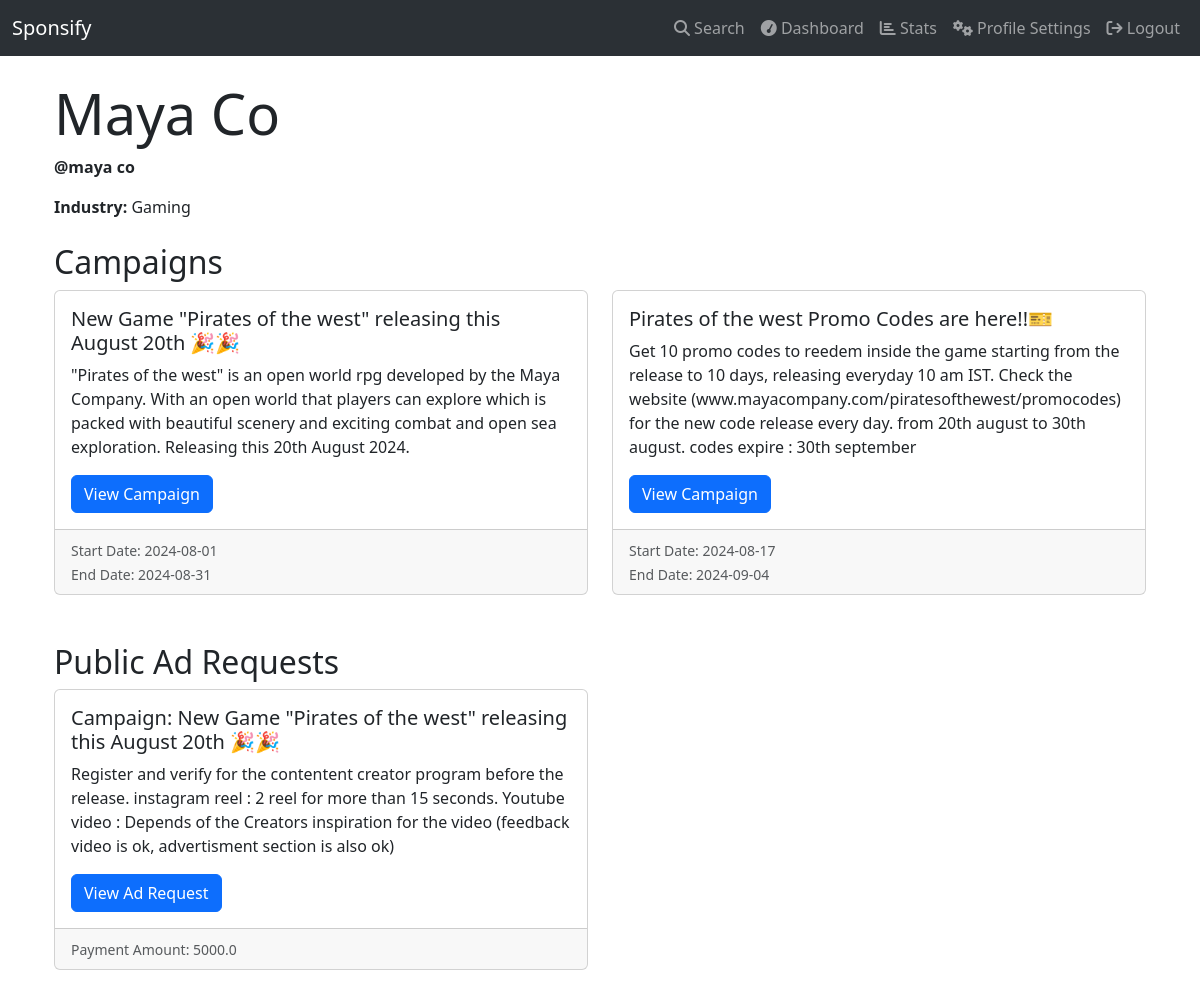
/profile/profile_sponsor/6 (signed in), run on the app's committed database.
### models.py (models this page shows)
class Sponsor(db.Model):
    __tablename__ = 'sponsor'
    id = db.Column(db.Integer, primary_key=True)
    username = db.Column(db.String(50), unique=True, nullable=False)
    company_name = db.Column(db.String(100), nullable=False)
    industry = db.Column(db.String(50), nullable=False)
    ad_requests = db.relationship('AdRequest', backref='sponsor', lazy=True)

class Campaign(db.Model):
    __tablename__ = 'campaign'
    id = db.Column(db.Integer, primary_key=True)
    sponsor_id = db.Column(db.Integer, db.ForeignKey('sponsor.id'), nullable=False)
    name = db.Column(db.String(100), nullable=False)
    description = db.Column(db.Text, nullable=False)
    start_date = db.Column(db.Date, nullable=False)
    end_date = db.Column(db.Date, nullable=False)
    budget = db.Column(db.Float, nullable=False)
    ad_requests = db.relationship('AdRequest', backref='campaign', lazy=True, cascade='all, delete-orphan')

class AdRequest(db.Model):
    __tablename__ = 'adrequest'
    id = db.Column(db.Integer, primary_key=True)
    campaign_id = db.Column(db.Integer, db.ForeignKey('campaign.id'), nullable=False)
    influencer_id = db.Column(db.Integer, db.ForeignKey('influencer.id'))
    sponsor_id = db.Column(db.Integer, db.ForeignKey('sponsor.id'), nullable=False)
    messages = db.Column(db.Text)
    requirements = db.Column(db.Text, nullable=False)
    payment_amount = db.Column(db.Float, nullable=False)
    status = db.Column(db.String(20), nullable=False, default='Pending')
    is_new_for_influencer = db.Column(db.Boolean, default=True)
    privacy = db.Column(db.String(20), nullable=False, default='Private')
    ad_interests = db.relationship('AdInterest', backref='adrequest', lazy=True, cascade='all, delete-orphan')

### routes.py (the view)
@app.route('/profile/profile_sponsor/<int:id>')
@auth
def view_sponsor_profile(id):
    sponsor = Sponsor.query.get_or_404(id)
    campaigns = Campaign.query.filter_by(sponsor_id=sponsor.id).all()
    public_ad_requests = AdRequest.query.filter_by(sponsor_id=sponsor.id, privacy='Public').all()
    return render_template('profile/profile_sponsor.html', sponsor=sponsor, campaigns=campaigns, public_ad_requests=public_ad_requests)

### routes.py (called while the page is built)
def auth(func):
    @wraps(func)
    def inner_auth(*args, **kwargs):
        if 'user_id' in session:
            return func(*args, **kwargs)
        else:
            flash('Please login first')
            return redirect(url_for('login'))
    return inner_auth

@app.context_processor
def inject_user():
    return dict(get_current_user=get_current_user)

### user_role.py (called while the page is built)
def get_current_user():
    if 'user_id' in session:
        return User.query.get(session['user_id'])
    return None

### templates/profile/profile_sponsor.html (shortened to what this page needs)
{% extends 'layout.html' %}
{% block content %}
<div class="container mt-4">
    <h1 class="display-4">{{ sponsor.company_name }}</h1>
    <p><strong>@{{ sponsor.username }}</strong></p>
    <p><strong>Industry:</strong> {{ sponsor.industry }}</p>
    <h2 class="mt-4">Campaigns</h2>
    {% if campaigns %}
        <div class="row">
            {% for campaign in campaigns %}
            <div class="col-md-6 mb-4">
                <div class="card h-100">
                    <div class="card-body">
                        <h5 class="card-title">{{ campaign.name }}</h5>
                        <p class="card-text">{{ campaign.description }}</p>
                        <a href="{{ url_for('view_campaign', id=campaign.id) }}" class="btn btn-primary">View Campaign</a>
                    </div>
                    <div class="card-footer">
                        <small class="text-muted">Start Date: {{ campaign.start_date }}</small><br>
                        <small class="text-muted">End Date: {{ campaign.end_date }}</small>
                    </div>
                </div>
            </div>
            {% endfor %}
        </div>
    {% else %}
        <p>No campaigns found for this sponsor.</p>
    {% endif %}
    <h2 class="mt-4">Public Ad Requests</h2>
    {% if public_ad_requests %}
        <div class="row">
            {% for ad_request in public_ad_requests %}
            <div class="col-md-6 mb-4">
                <div class="card h-100">
                    <div class="card-body">
                        <h5 class="card-title">Campaign: {{ ad_request.campaign.name }}</h5>
                        <p class="card-text">{{ ad_request.requirements }}</p>
                        <a href="{{ url_for('view_ad_request', id=ad_request.id) }}" class="btn btn-primary">View Ad Request</a>
                    </div>
                    <div class="card-footer">
                        <small class="text-muted">Payment Amount: {{ ad_request.payment_amount }}</small>
                    </div>
                </div>
            </div>
            {% endfor %}
        </div>
    {% else %}
        <p>No public ad requests found for this sponsor.</p>
    {% endif %}
</div>
{% endblock %}

### data on the page
Sponsor: company_name "Maya Co", username "maya co", industry "Gaming"
Campaign: name "New Game \"Pirates of the west\" releasing this August 20th 🎉🎉", description "\"Pirates of the west\" is an open world rpg developed by the Maya Company. With an open world that players can explore which is packed with beautiful scenery and exciting combat and open sea exploration. Releasing this 20th August 2024.", start_date "2024-08-01", end_date "2024-08-31"
Campaign: name "Pirates of the west Promo Codes are here!!🎫", description "Get 10 promo codes to reedem inside the game starting from the release to 10 days, releasing everyday 10 am IST. Check the website (www.mayacompany.com/piratesofthewest/promocodes) for the new code release every day. from 20th august to 30th august. codes expire : 30th september", start_date "2024-08-17", end_date "2024-09-04"
AdRequest: campaign.name "New Game \"Pirates of the west\" releasing this August 20th 🎉🎉", requirements "Register and verify for the contentent creator program before the release. instagram reel : 2 reel for more than 15 seconds. Youtube video : Depends of the Creators inspiration for the video (feedback video is ok, advertisment section is also ok)", payment_amount "5000.0"
